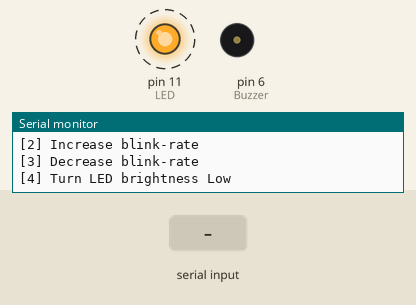
Recording of a sketch running on a simulated Arduino Uno, built with avr-gcc and run on an emulated ATmega328P. Parts: output pins drawn as LEDs (lit = HIGH), buzzer (waves = sounding, pin HIGH), the last lines printed to the serial monitor. Dashed ring = blinking. Inputs (shaded band) come from the test bench.

Above: at 0.95 s.
1.3 s: "1" received over Serial
At 1.79 s:
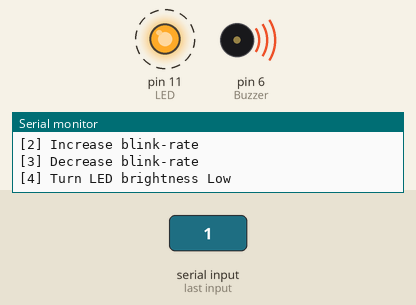
4.3 s: "4" received over Serial
At 4.3 s:
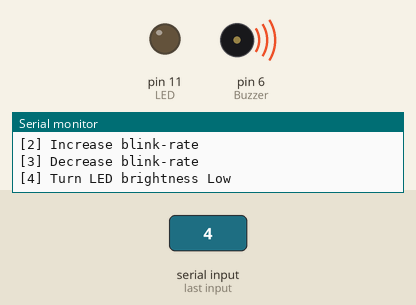
Timing chart, 0 to 7.3 s (numbered marks = the images above; inputs shaded):
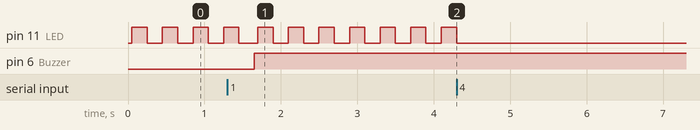

Measured:
- after the input at 1.3 s, pin 6 (Buzzer): LOW → HIGH after 0.35 s
- after the input at 4.3 s, pin 11 (LED): stops changing and stays LOW
- by itself, pin 11 (LED): alternates HIGH for 0.20 s and LOW for 0.20 s

The sketch:

LAB3a.ino
```cpp
void setup() {
  // start serial communication at 9600 baud
  Serial.begin(9600);

  Serial.println("Lab Task 2");
  printMenu(false, true);

  pinMode(6, OUTPUT);  // Buzzer
  pinMode(11, OUTPUT); // LED
}

void loop() {
  static bool buzzerState = false;
  static bool ledHigh = true;
  static int  blinkSpeed = 200;
  static char userInput;

  // Read a character
  userInput = Serial.read();

  // user option action
  if (userInput == '1' || userInput == '2' || userInput == '3' || userInput == '4' ) {
    Serial.print(">>> ");
    Serial.println(userInput);

    if (userInput == '1') {
      buzzerState = not buzzerState;
      toggleBuzzer(buzzerState);
    }
    else if (userInput == '2') {
      blinkSpeed -= 30;
      if (blinkSpeed < 0) {blinkSpeed = 0;}
    }
    else if (userInput == '3') {
      blinkSpeed += 30;
    }
    else if (userInput == '4') {
      ledHigh = not ledHigh;
    }

    // print Menu on after every loop
    printMenu(buzzerState, ledHigh);

    userInput = 'x'; // resetting user input
  }

  // blink LED only if its supposed to be on
  if (ledHigh) { blinkLED(blinkSpeed);} else { digitalWrite(11, LOW);}

}

// display all options
void printMenu(bool buzzerState, bool ledHigh) {
  Serial.println(" "); // blank line
  Serial.print("[1] Turn buzzer ");
  if (buzzerState) { Serial.println("Off"); } else { Serial.println("On"); }

  Serial.println("[2] Increase blink-rate");
  Serial.println("[3] Decrease blink-rate");

  Serial.print("[4] Turn LED brightness ");
  if (ledHigh) { Serial.println("Low"); } else { Serial.println("High"); }
}

// toggle buzzer/LED state
void toggleBuzzer(bool state) {
  digitalWrite(6, state);
}

// link LED
void blinkLED(int speed) {
  digitalWrite(11, 1);
  delay(speed);

  digitalWrite(11, 0);
  delay(speed);
}
```
